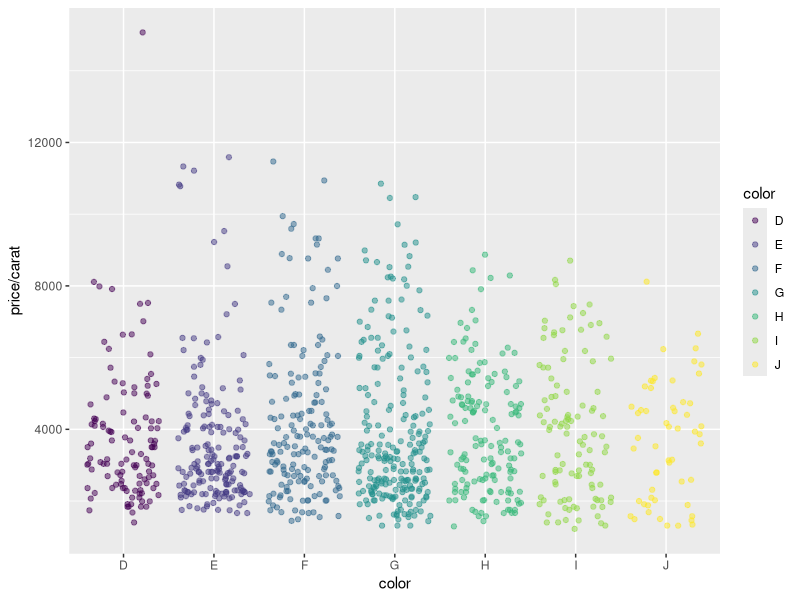
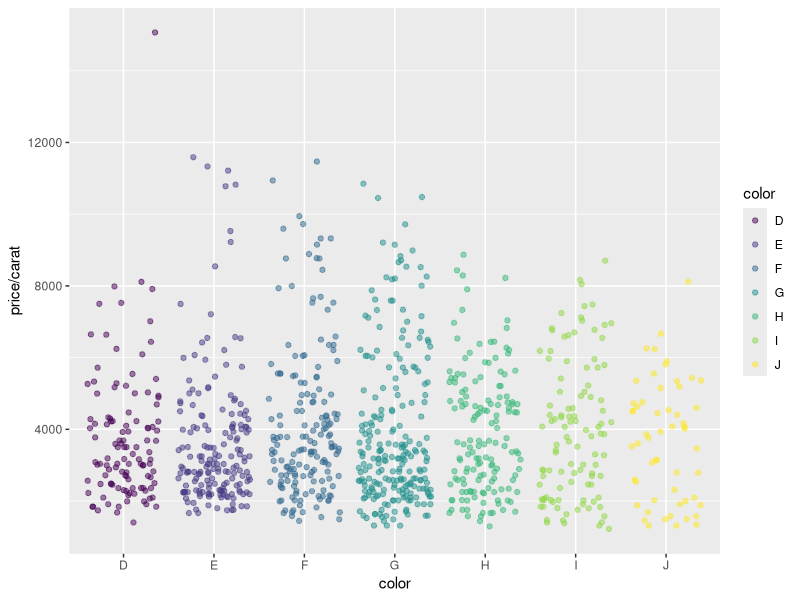

Source code (R) for these figures, in order:
## ---- chunk 1
library(knitr)
kable(iris[1:12,])
## ---- chunk 2
library(ggplot2)
dsmall <- diamonds[sample(nrow(diamonds), 1000), ]
ggplot(dsmall, aes(color, price/carat)) + geom_jitter(alpha = I(1 / 2), aes(color=color))
## ---- chunk 3
png("myplot.png")
ggplot(dsmall, aes(color, price/carat)) + geom_jitter(alpha = I(1 / 2), aes(color=color))
dev.off()
## ---- chunk 4
sessionInfo()
